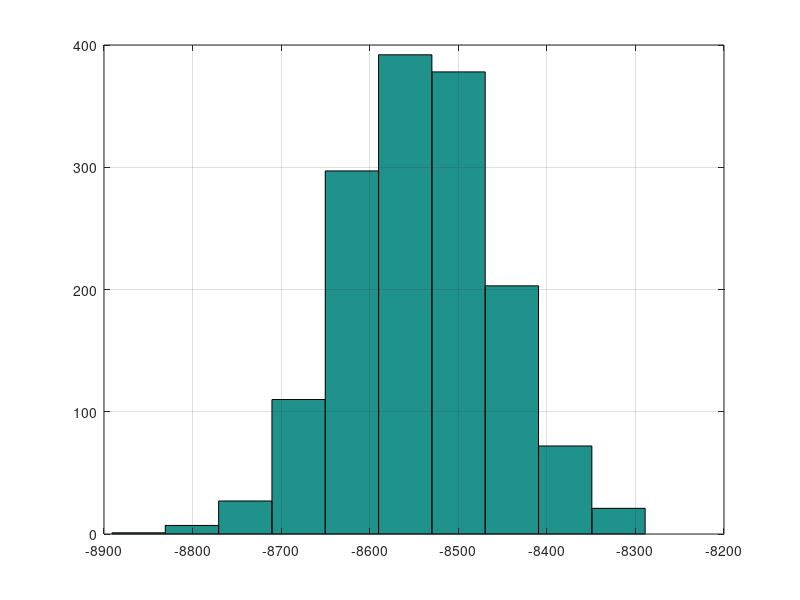

MATLAB code to generate this figure:
clear; close all; clc;
data=csvread('OCC_DET_CSV.txt');
% data=csvread('111.txt');

UpLimit   = -7946;
DownLimit = -8766;
spec_mean=(UpLimit+DownLimit)/2;

pass=data;
k1=find(pass>UpLimit);
pass(k1)=[];
k2=find(pass<DownLimit);
low=pass(k2);
pass(k2)=[];
hist(data);
grid on

data_mean=mean(data);
data_std=std(data);

